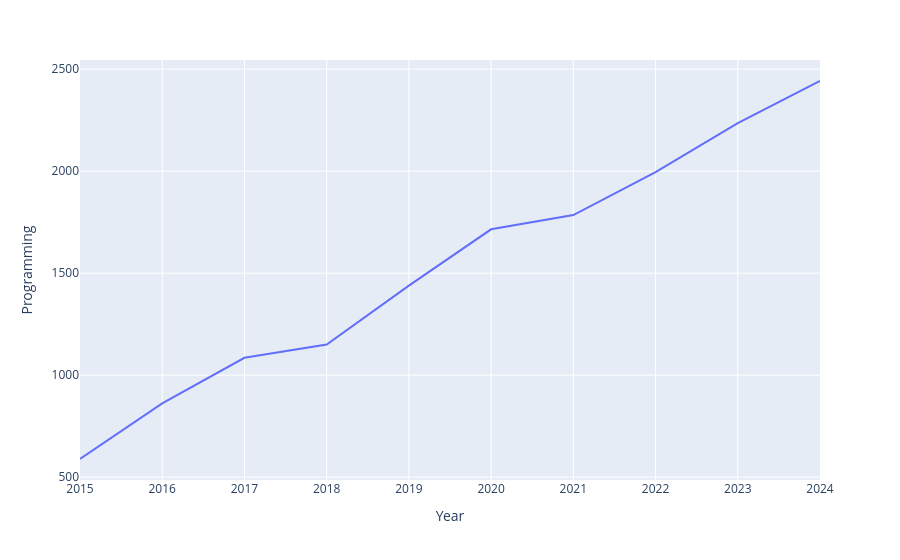

The notebook cell saved with this chart:
### Markdown cell above
# Line plot using ploty

### Code cell
enrollment = pd.read_csv(r"C:\Users\hp\Downloads\enrollment_data (1).csv")

fig = px.line(enrollment , x = 'Year' , y = 'Programming')

fig.show()

### Figure 1 — Plotly figure (JSON) as saved in the notebook; plotly's stock layout.template omitted (floating-point values rounded to 4 significant figures)
{"data": [{"hovertemplate": "Year=%{x}<br>Programming=%{y}<extra></extra>", "legendgroup": "", "line": {"color": "#636efa", "dash": "solid"}, "marker": {"symbol": "circle"}, "mode": "lines", "name": "", "orientation": "v", "showlegend": false, "type": "scatter", "x": [2015, 2016, 2017, 2018, 2019, 2020, 2021, 2022, 2023, 2024], "xaxis": "x", "y": [589, 862, 1085, 1150, 1439, 1715, 1785, 1995, 2236, 2442], "yaxis": "y"}], "layout": {"legend": {"tracegroupgap": 0}, "margin": {"t": 60}, "xaxis": {"anchor": "y", "domain": [0, 1], "title": {"text": "Year"}}, "yaxis": {"anchor": "x", "domain": [0, 1], "title": {"text": "Programming"}}}}
